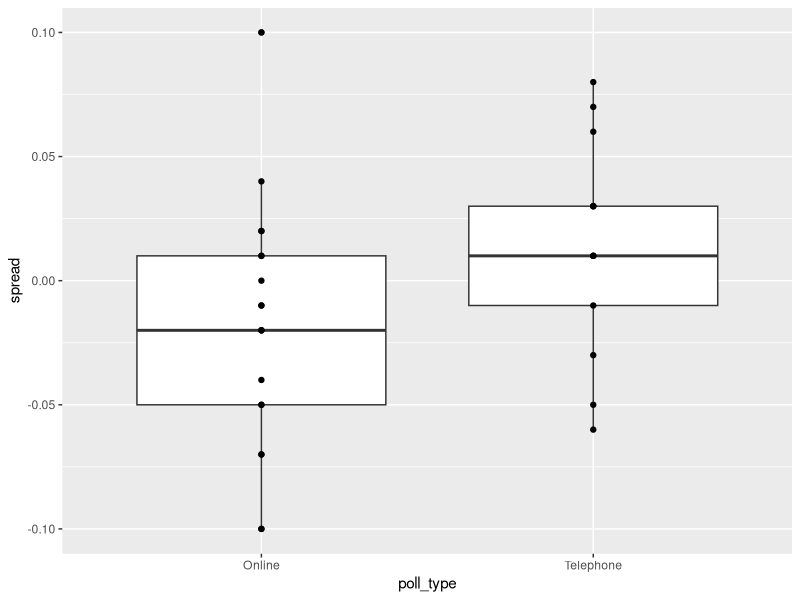
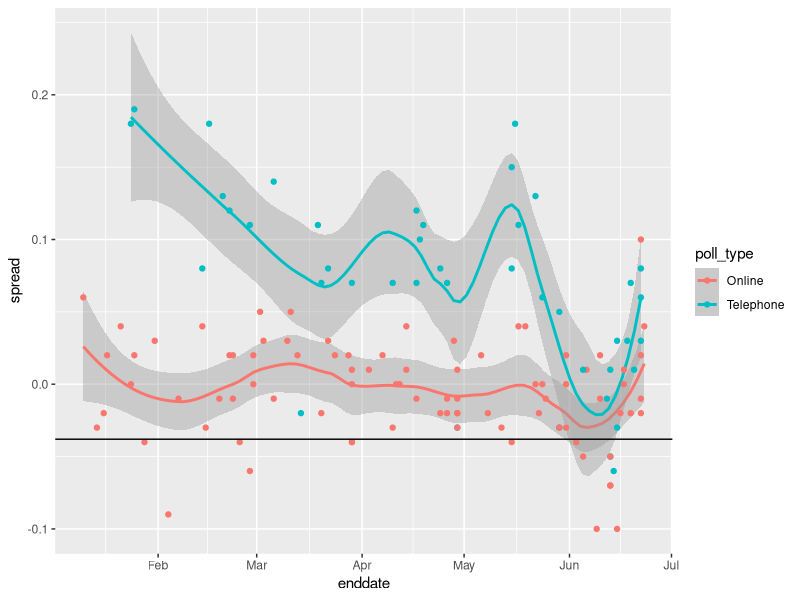
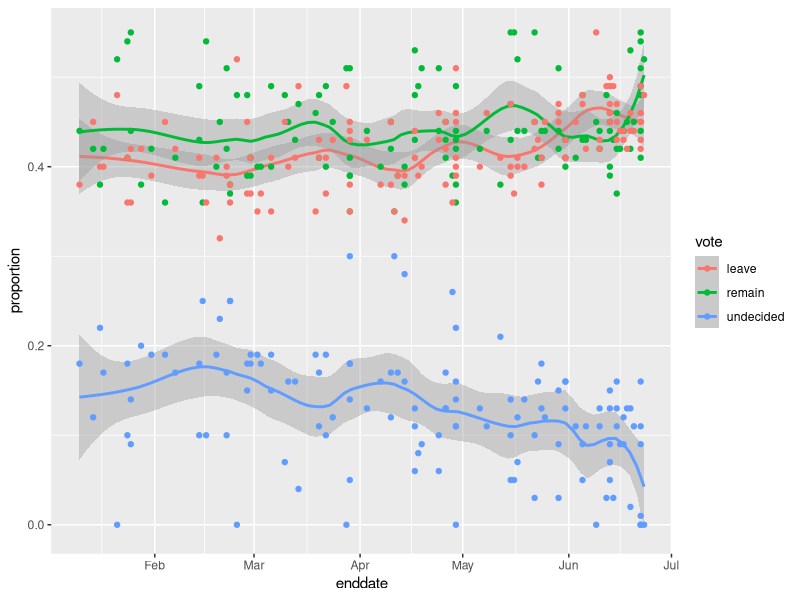

Generate these figures, in order, with R:
library(dslabs)
library(ggplot2)
library(dplyr)
library(gtools)
library(tidyverse)
options(digits = 3)
data("brexit_polls")
p <- 0.481 #Actual Remain Result
d <- 2*p - 1 #Official Spread
N <- 1500
E <- p * N #Expected Number of Remain Voters
SE <- N * sqrt(p*(1-p))
SE
E_hat <- p #Expected value of X bar
SE_hat <- sqrt((p*(1-p))/N)
SE_hat
E_spread <- 2*E_hat - 1
E_spread
SE_spread <- 2 * SE_hat
SE_spread
brexit_polls <-  brexit_polls %>% mutate(x_hat = (spread + 1)/2)
spread_avg <- mean(brexit_polls$spread)
spread_avg
spread_sd <- sd(brexit_polls$spread)
spread_sd
avg_xhat <- (sum(brexit_polls$x_hat)/length(brexit_polls$x_hat))
avg_xhat
sd_xhat <- sd(brexit_polls$x_hat)
sd_xhat
lower <- (brexit_polls[1,]$x_hat - qnorm(0.975)*((sqrt(brexit_polls[1,]$x_hat*(1 - brexit_polls[1,]$x_hat)/brexit_polls[1,]$samplesize))))
lower
upper <- (brexit_polls[1,]$x_hat + qnorm(0.975)*((sqrt(brexit_polls[1,]$x_hat*(1 - brexit_polls[1,]$x_hat)/brexit_polls[1,]$samplesize))))
upper
d_true <- -0.038
june_polls <- brexit_polls %>% filter(enddate >= "2016-06-01") %>%
  mutate(se_x_hat = (sqrt((x_hat*(1-x_hat))/samplesize))) %>%
  mutate(se_spread = 2 * se_x_hat) %>%
  mutate(lower = spread - qnorm(0.975)*se_spread, upper = spread + qnorm(0.975)*se_spread) %>% mutate(hit = lower <= d_true & upper >= d_true)
nrow(june_polls) # Number of Polls in June
sum(june_polls$lower<=0 & june_polls$upper>=0) / nrow(june_polls) #Proportion of polls having confidence interval that covers the value 0
sum(june_polls$lower<=d_true & june_polls$upper>=d_true) / nrow(june_polls) #Proportion of polls having confidence interval covering the true value of d
sum(june_polls$lower>=0 & june_polls$upper>=0) / nrow(june_polls) #Proportion of polls with confidence interval covering the Remain value
june_grouped <- june_polls %>% group_by(pollster) %>% summarise(phits = mean(hit), n = n()) %>% arrange(desc(phits))
june_grouped
june_polls %>% ggplot(aes(poll_type, spread)) + geom_boxplot() + geom_point() #Boxplot of spread by poll type
combined_by_type <- june_polls %>% group_by(poll_type) %>%
  summarise(N = sum(samplesize), spread = sum(spread*samplesize)/N,
            p_hat = (spread + 1)/2)
combined_by_type
cis <- combined_by_type %>% mutate(li = spread - qnorm(0.975)*2*(sqrt(p_hat*(1- p_hat)/N)), ui = spread + qnorm(0.975)*2*(sqrt(p_hat*(1- p_hat)/N))) #confidence interval for spread
cis
brexit_hit <- brexit_polls %>%
  mutate(p_hat = (spread + 1)/2,
         se_spread = 2*sqrt(p_hat*(1-p_hat)/samplesize),
         spread_lower = spread - qnorm(0.975)*se_spread,
         spread_upper = spread + qnorm(0.975)*se_spread,
         hit = spread_lower < -0.038 & spread_upper > -0.038) %>%
  select(poll_type, hit)
two_table <- brexit_hit %>% group_by(poll_type, hit) %>% summarize(hit_status = n()) %>%
  spread(poll_type, hit_status)
two_table
chi_test <- two_table %>% select(-hit) %>% chisq.test()
chi_test$p.value
odds_online <- with(two_table, (Online[2]/sum(Online)) / (Online[1]/sum(Online)))
odds_online
odds_telephone <- with(two_table, (Telephone[2]/sum(Telephone)) / (Telephone[1]/sum(Telephone)))
odds_telephone
odds_online / odds_telephone
brexit_polls %>% ggplot(aes(enddate, spread, col = poll_type)) +
  geom_smooth(method = "loess", span = 0.4) + geom_point() +
  geom_hline(aes(yintercept = -0.038), col = "black")
brexit_long <- brexit_polls %>%
  gather(vote, proportion, "remain":"undecided") %>%
  mutate(vote = factor(vote))
brexit_long %>% ggplot(aes(enddate,proportion, col = vote)) +
  geom_smooth(method = "loess", span = 0.3) + geom_point()
